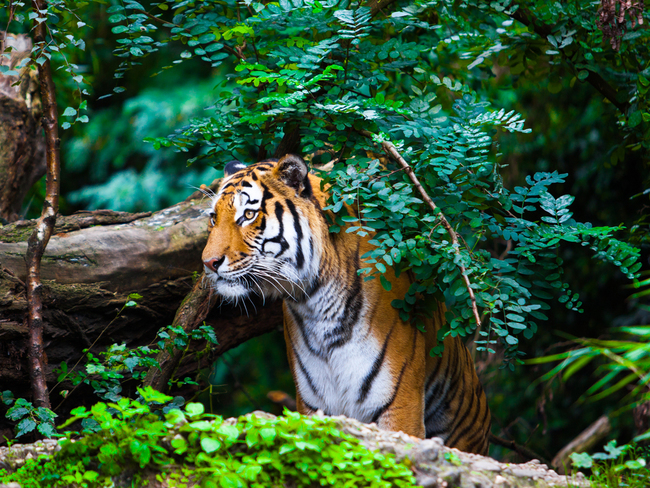
#> input picture tara_final/Final_Project/babr.jpg, 650 x 488 px, found by its file name
$ python flip.py
#> lines starting #> are read from the running program, lines starting #| are printed output that depends on the picture
import cv2
import numpy as np

img = cv2.imread("F:/Image_Processing/babr.jpg")
#> img is the input picture: shape (488, 650, 3); mean B, G, R 54.2, 83.7, 52.5
print(type(img))
#| <class 'numpy.ndarray'>
# <class 'numpy.ndarray'>

print(img.shape)
#| (488, 650, 3)
# (225, 400, 3)

# img_flip_ud = cv2.flip(img, 0)
# cv2.imwrite('data/dst/lena_cv_flip_ud.jpg', img_flip_ud)
# # True

img_flip_lr = cv2.flip(img, 1)
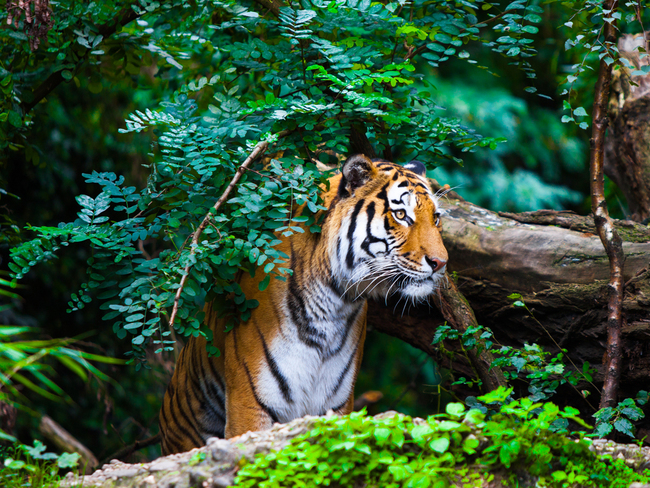
#> img_flip_lr: shape (488, 650, 3); mean B, G, R 54.2, 83.7, 52.5
cv2.imwrite("F:/Image_Processing/babr_flip.jpg", img_flip_lr)
# True
